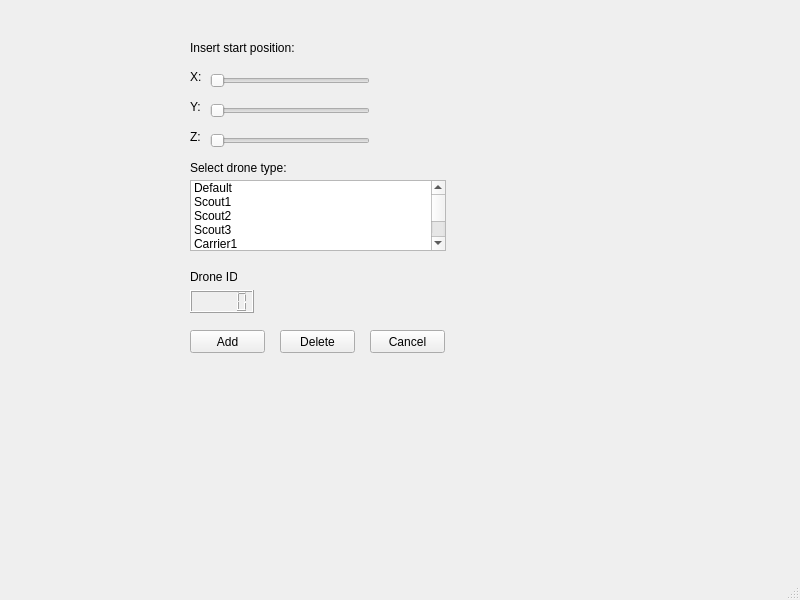
<?xml version="1.0" encoding="UTF-8"?>
<ui version="4.0">
    <class>new_drone</class>
    <widget class="QMainWindow" name="new_drone">
        <property name="geometry">
            <rect>
                <x>0</x>
                <y>0</y>
                <width>800</width>
                <height>600</height>
            </rect>
        </property>
        <property name="windowTitle">
            <string>MainWindow</string>
        </property>
        <widget class="QWidget" name="centralwidget">
            <widget class="QPushButton" name="pushButton">
                <property name="geometry">
                    <rect>
                        <x>370</x>
                        <y>330</y>
                        <width>75</width>
                        <height>23</height>
                    </rect>
                </property>
                <property name="text">
                    <string>Cancel</string>
                </property>
            </widget>
            <widget class="QPushButton" name="add_drone">
                <property name="geometry">
                    <rect>
                        <x>190</x>
                        <y>330</y>
                        <width>75</width>
                        <height>23</height>
                    </rect>
                </property>
                <property name="text">
                    <string>Add</string>
                </property>
            </widget>
            <widget class="QPushButton" name="delete_drone">
                <property name="geometry">
                    <rect>
                        <x>280</x>
                        <y>330</y>
                        <width>75</width>
                        <height>23</height>
                    </rect>
                </property>
                <property name="text">
                    <string>Delete</string>
                </property>
            </widget>
            <widget class="QLabel" name="label">
                <property name="geometry">
                    <rect>
                        <x>190</x>
                        <y>40</y>
                        <width>141</width>
                        <height>16</height>
                    </rect>
                </property>
                <property name="text">
                    <string>Insert start position:</string>
                </property>
            </widget>
            <widget class="QLabel" name="label_2">
                <property name="geometry">
                    <rect>
                        <x>190</x>
                        <y>70</y>
                        <width>47</width>
                        <height>13</height>
                    </rect>
                </property>
                <property name="text">
                    <string>X:</string>
                </property>
            </widget>
            <widget class="QLabel" name="label_3">
                <property name="geometry">
                    <rect>
                        <x>190</x>
                        <y>100</y>
                        <width>47</width>
                        <height>13</height>
                    </rect>
                </property>
                <property name="text">
                    <string>Y:</string>
                </property>
            </widget>
            <widget class="QLabel" name="label_4">
                <property name="geometry">
                    <rect>
                        <x>190</x>
                        <y>130</y>
                        <width>47</width>
                        <height>13</height>
                    </rect>
                </property>
                <property name="text">
                    <string>Z:</string>
                </property>
            </widget>
            <widget class="QSlider" name="x_pos">
                <property name="geometry">
                    <rect>
                        <x>210</x>
                        <y>70</y>
                        <width>160</width>
                        <height>22</height>
                    </rect>
                </property>
                <property name="maximum">
                    <number>1000</number>
                </property>
                <property name="orientation">
                    <enum>Qt::Horizontal</enum>
                </property>
            </widget>
            <widget class="QSlider" name="y_pos">
                <property name="geometry">
                    <rect>
                        <x>210</x>
                        <y>100</y>
                        <width>160</width>
                        <height>22</height>
                    </rect>
                </property>
                <property name="maximum">
                    <number>1000</number>
                </property>
                <property name="orientation">
                    <enum>Qt::Horizontal</enum>
                </property>
            </widget>
            <widget class="QSlider" name="z_pos">
                <property name="geometry">
                    <rect>
                        <x>210</x>
                        <y>130</y>
                        <width>160</width>
                        <height>22</height>
                    </rect>
                </property>
                <property name="maximum">
                    <number>1000</number>
                </property>
                <property name="orientation">
                    <enum>Qt::Horizontal</enum>
                </property>
            </widget>
            <widget class="QLabel" name="label_5">
                <property name="geometry">
                    <rect>
                        <x>190</x>
                        <y>160</y>
                        <width>101</width>
                        <height>16</height>
                    </rect>
                </property>
                <property name="text">
                    <string>Select drone type:</string>
                </property>
            </widget>
            <widget class="QListWidget" name="drone_select_type">
                <property name="geometry">
                    <rect>
                        <x>190</x>
                        <y>180</y>
                        <width>256</width>
                        <height>71</height>
                    </rect>
                </property>
                <item>
                    <property name="text">
                        <string>Default</string>
                    </property>
                </item>
                <item>
                    <property name="text">
                        <string>Scout1</string>
                    </property>
                </item>
                <item>
                    <property name="text">
                        <string>Scout2</string>
                    </property>
                </item>
                <item>
                    <property name="text">
                        <string>Scout3</string>
                    </property>
                </item>
                <item>
                    <property name="text">
                        <string>Carrier1</string>
                    </property>
                </item>
                <item>
                    <property name="text">
                        <string>Carrier2</string>
                    </property>
                </item>
                <item>
                    <property name="text">
                        <string>Carrier3</string>
                    </property>
                </item>
                <item>
                    <property name="text">
                        <string>Mixed1</string>
                    </property>
                </item>
                <item>
                    <property name="text">
                        <string>Mixed2</string>
                    </property>
                </item>
                <item>
                    <property name="text">
                        <string>Mixed3</string>
                    </property>
                </item>
            </widget>
            <widget class="QLabel" name="label_6">
                <property name="geometry">
                    <rect>
                        <x>190</x>
                        <y>270</y>
                        <width>47</width>
                        <height>13</height>
                    </rect>
                </property>
                <property name="text">
                    <string>Drone ID:</string>
                </property>
            </widget>
            <widget class="QLCDNumber" name="drone_id">
                <property name="geometry">
                    <rect>
                        <x>190</x>
                        <y>290</y>
                        <width>64</width>
                        <height>23</height>
                    </rect>
                </property>
            </widget>
        </widget>
        <widget class="QMenuBar" name="menubar">
            <property name="geometry">
                <rect>
                    <x>0</x>
                    <y>0</y>
                    <width>800</width>
                    <height>21</height>
                </rect>
            </property>
        </widget>
        <widget class="QStatusBar" name="statusbar"/>
    </widget>
    <resources/>
    <connections/>
</ui>
